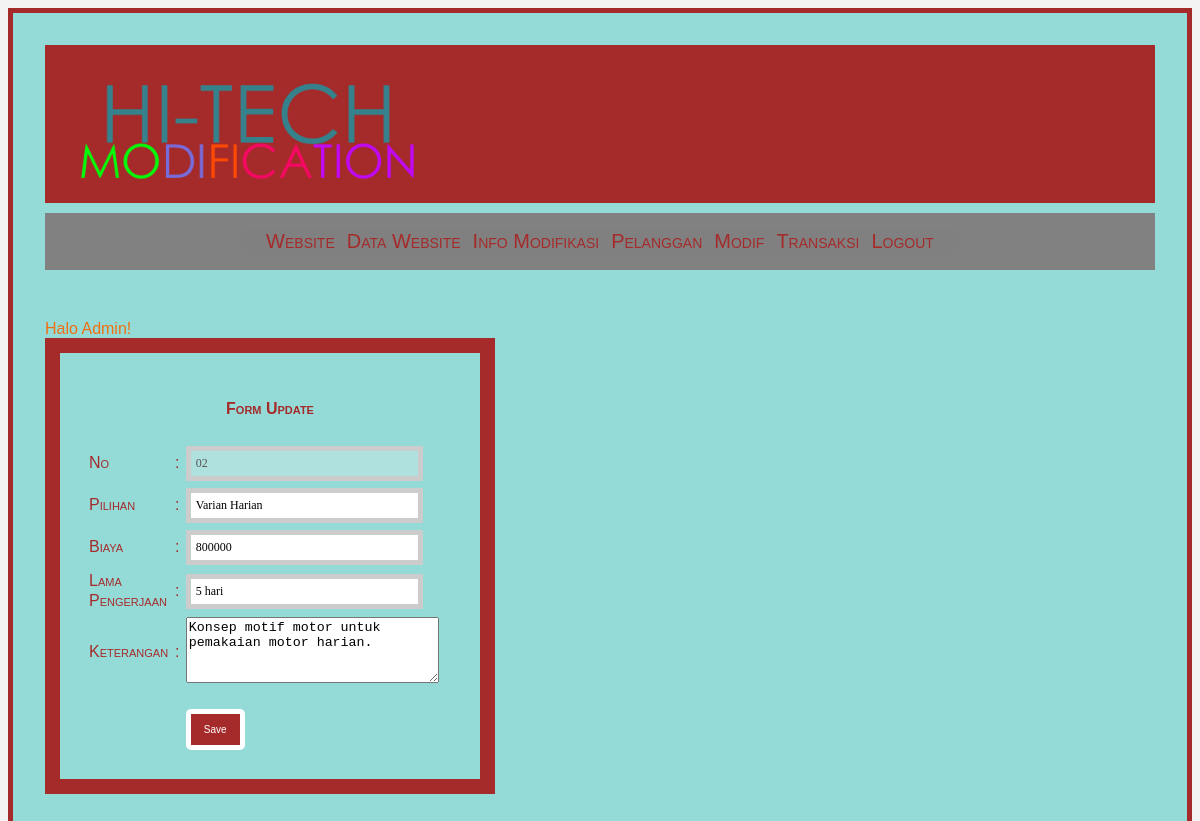
/pilihan/update.php?no=02 (signed in), run on the app's committed database.
### tables this page shows
CREATE TABLE IF NOT EXISTS `tb_pilihan` (
  `no` varchar(5) NOT NULL,
  `pilihan` varchar(50) NOT NULL,
  `biaya` int(11) NOT NULL,
  `lama_pengerjaan` varchar(30) NOT NULL,
  `keterangan` varchar(100) NOT NULL,
  PRIMARY KEY  (`no`)
);

### pilihan/update.php (the view, shortened to what this page needs)
<?php
include "../user/menuadmin.php";
?>
<?php
$no = $_GET['no'];
$query = "SELECT * FROM tb_pilihan WHERE no = $no";
$hasil = mysql_query($query);
$data  = mysql_fetch_array($hasil);
?>
<link rel="stylesheet" href="../css/style.css">
<div id="form">
<form method="post" action="prosesupdate.php">
<table width="400" border="0" cellpadding="2" cellspacing="2">
     <h4 align="center"> Form Update</h4>
    <tr>
  	<td width="13%"> No </td>
    <td width="2%">:</td>
    <td width="75%"> <input type="text" name="no" disabled value="<?php echo $data['no']; ?>"> </td>
  </tr>
    <tr>
  	<td width="13%"> Pilihan </td>
    <td width="2%">:</td>
    <td width="75%"> <input type="text" name="pilihan" value="<?php echo $data['pilihan']; ?>"> </td>
  </tr>
  <tr>
  	<td width="13%"> Biaya </td>
    <td width="2%">:</td>
    <td width="75%"> <input type="int" name="harga" value="<?php echo $data['biaya']; ?>"> </td>
  </tr>
    <tr>
  	<td width="13%"> Lama Pengerjaan </td>
    <td width="2%">:</td>
    <td width="75%"> <input type="text" name="lama" value="<?php echo $data['lama_pengerjaan']; ?>"> </td>
  </tr>
  <tr>
  	<td>Keterangan</td>
    <td>:</td>
      <td> <textarea name="keterangan" cols="29" rows="4" ><?php echo $data['keterangan']; ?></textarea> </td>
  </tr>
    <tr>
<td></td><td></td><td><input type="hidden"  name="no" value="<?php echo $data['no']; ?>">
<input type="SUBMIT" name="save" value="Save"></td>
  </tr>
</table>
</form>

### css/menu.css (style rules this page uses)
body { font-family: 'Arial', sans-serif; background-color: #f3f3f3; }
input[type=text], input[type=password] { width: 83.5%; padding: 10px; margin-top: 8px; border: 5px solid #ccc; padding-left: 5px; font-size: 20px; font-family: raleway; }
input[type=submit] { width: 100%; background-color: brown; color: #fff; border: 2px solid #fff; padding: 10px; font-size: 20px; cursor: pointer; border-radius: 5px; margin-top: 15px; }

### css/style.css (style rules this page uses)
#form { font-variant: small-caps; color: black; padding: 25px; background-color: #94dbd8; line-height: 20px; max-width: 370px; border: 15px solid brown; color: brown; }
input[type=submit] { width: 20%; background-color: brown; color: #fff; border: 5px solid #fff; padding: 10px; font-size: 10px; cursor: pointer; }
input[type=text], input[type=password],input[type=int],input[type=double] { width: 73.5%; padding: 5px; margin-top: 1px; border: 5px solid #ccc; padding-left: 5px; font-size: 12px; font-family: raleway; }

### data on the page
tb_pilihan: no "02", pilihan "Varian Harian", harga "800000", lama "5 hari", keterangan "Konsep motif motor untuk pemakaian motor harian."

### other printed values
$_SESSION['level'] "Admin"
